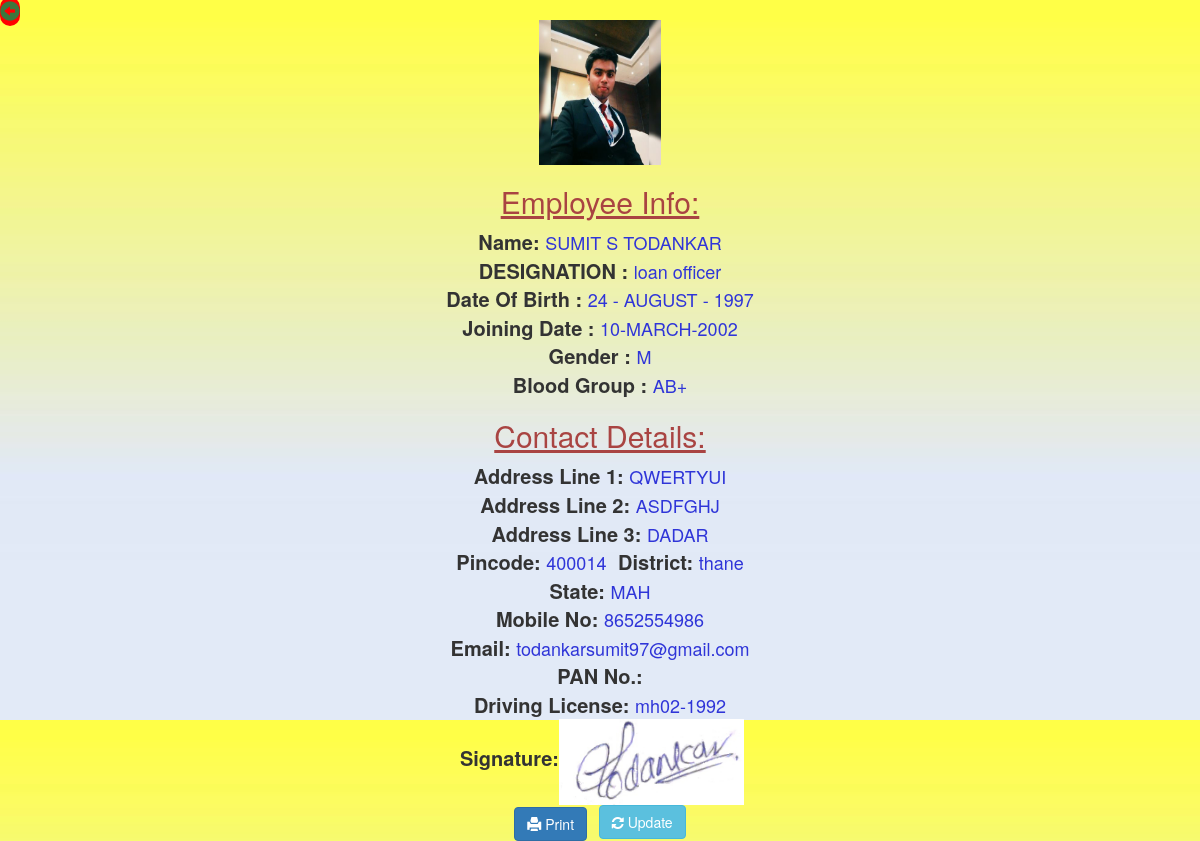
Screenshot of /displayemp.php?empid=3 (signed in) with the database file from the repository.
### tables this page shows
CREATE TABLE `employee` (
  `empid` int(11) NOT NULL,
  `image_name` varchar(100) NOT NULL,
  `image_path` varchar(200) NOT NULL,
  `lastname` varchar(20) NOT NULL,
  `firstname` varchar(20) NOT NULL,
  `middlename` varchar(20) NOT NULL,
  `day` int(5) NOT NULL,
  `month` varchar(10) NOT NULL,
  `year` int(11) NOT NULL,
  `gender` varchar(1) NOT NULL,
  `bloodgroup` varchar(3) NOT NULL,
  `addr1` varchar(25) NOT NULL,
  `addr2` varchar(20) NOT NULL,
  `addr3` varchar(20) NOT NULL,
  `pin` int(11) NOT NULL,
  `dist` varchar(20) NOT NULL,
  `state` varchar(5) NOT NULL,
  `mob` varchar(11) NOT NULL,
  `email` varchar(25) NOT NULL,
  `pan` varchar(10) DEFAULT NULL,
  `drive` varchar(10) DEFAULT NULL,
  `startday` int(11) NOT NULL,
  `startmonth` varchar(10) NOT NULL,
  `startyear` int(11) NOT NULL,
  `jobtitle` varchar(20) NOT NULL,
  `sign_name` varchar(100) NOT NULL,
  `sign_path` varchar(200) NOT NULL
);

### detailsprint.php (the view, shortened to what this page needs)
<?php
      function empdetails($result,$conn)
      {
                                while($row = $result->fetch_assoc())
                      {         $data = $row["image_path"];
                                        echo "<div class='row container-fluid'>
                                          <div class='col-lg-4'></div>
                                       <center>     <div class='col-lg-4'>";
                                          echo "<img alt='passport_photo' src='$data' width='122px' height='145px'>";
                                           echo "<h2 class='text-danger'><u>Employee Info:</u></h2>";
                                           echo "<b id='s1'>Name: </b><text id='s2'>" . strtoupper($row["firstname"]) ." " .strtoupper($row["middlename"])." " .strtoupper($row["lastname"])."</text><br>"  ;
                                          echo "<b id ='s1'>DESIGNATION : </b><text id='s2'>".$row["jobtitle"]."</text><br>";
                                          echo "<b id='s1'>Date Of Birth : </b><text id='s2'>".$row["day"]." - ".$row["month"]." - ".$row["year"]."</text><br>";
                                        echo "<b id ='s1'>Joining Date : </b><text id='s2'>".$row["startday"]."-".$row["startmonth"]."-".$row["startyear"]."</text><br>";
                                        echo "<b id ='s1'>Gender : </b><text id='s2'>".$row["gender"]."</text><br>";
                                            echo "<b id ='s1'>Blood Group : </b><text id='s2'>".$row["bloodgroup"]."</text>";
                                            echo "<h2 class='text-danger'><u>Contact Details:</u></h2>";
                                           echo "<b id ='s1'>Address Line 1: </b><text id='s2'>".$row["addr1"]."</text><br>";
                                           echo "<b id ='s1'>Address Line 2: </b><text id='s2'>".$row["addr2"]."</text><br>";
                                           echo "<b id ='s1'>Address Line 3: </b><text id='s2'>".$row["addr3"]."</text><br>";
                                           echo "<b id ='s1'>Pincode: </b><text id='s2'>".$row["pin"]."</text>";
                                            echo "&nbsp;&nbsp;&nbsp;<b id ='s1'>District: </b><text id='s2'>".$row["dist"]."</text><br>";
                                            echo "<b id ='s1'>State: </b><text id='s2'>".$row["state"]."</text><br>";
                                            echo "<b id ='s1'>Mobile No: </b><text id='s2'>".$row["mob"]."</text><br>";
                                            echo "<b id ='s1'>Email: </b><text id='s2'>".$row["email"]."</text><br>";
                                            echo "<b id ='s1'>PAN No.: </b><text id='s2'>".$row["pan"]."</text><BR>";
                                            echo "<b id ='s1'>Driving License: </b><text id='s2'>".$row["drive"]."</text><br>&nbsp;";
                                            echo "<b id='s1'>Signature:</b><img alt='emp_sign' src='$row[sign_path]' width='185px' height='86px'>";
                                            echo "</div></center>";
                                           echo "<div class='col-lg-4'>";
                                          $x=$row['empid'];
                      }
                                        echo "</div></div>";
              echo "<footer style='text-align:center'><button onclick='window.print()' class='btn btn-primary'><span class='glyphicon glyphicon-print'></span> Print</button> &nbsp;
             " ;
             echo "<a href='./emp_update.php?empid=$x'><button class='btn btn-info' ><span class='fa fa-refresh'></span> Update</button></a></footer>";
      }
?>
<link rel="stylesheet" type="text/css" href="./font-awesome-4.6.3/css/font-awesome.min.css">

### css/displaysb.css (style rules this page uses)
#s1 { font-size: 20px; }
#s2 { font-size: 18px; color: #2f35d8; }

### displayemp.php (style rules this page uses)
a { font-size: 20px; display: inline; }

### rows the page displays
employee: image_path (picture), firstname "SUMIT", middlename "S", lastname "TODANKAR", jobtitle "loan officer", day "24", month "AUGUST", year "1997", startday "10", startmonth "MARCH", startyear "2002", gender "M", bloodgroup "AB+", addr1 "QWERTYUI", addr2 "ASDFGHJ", addr3 "DADAR", pin "400014", dist "thane", state "MAH", mob "8652554986", email "todankarsumit97@gmail.com", drive "mh02-1992", sign_path (picture)
